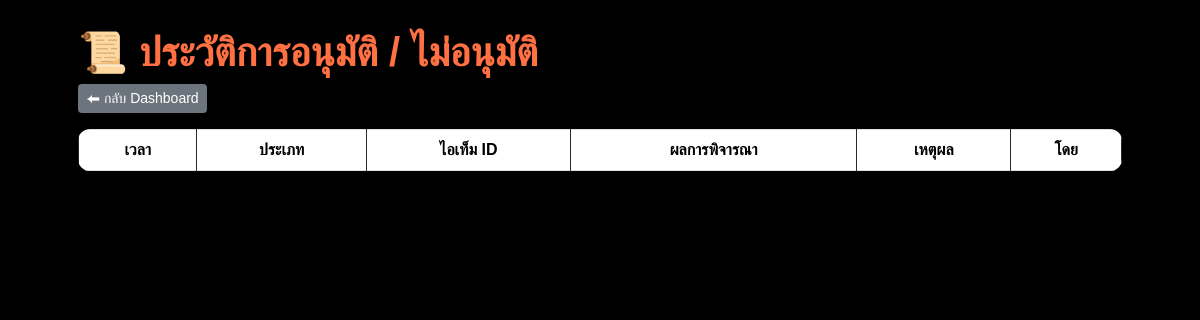
Page /owner/history.php (signed in) on the earlier database version.
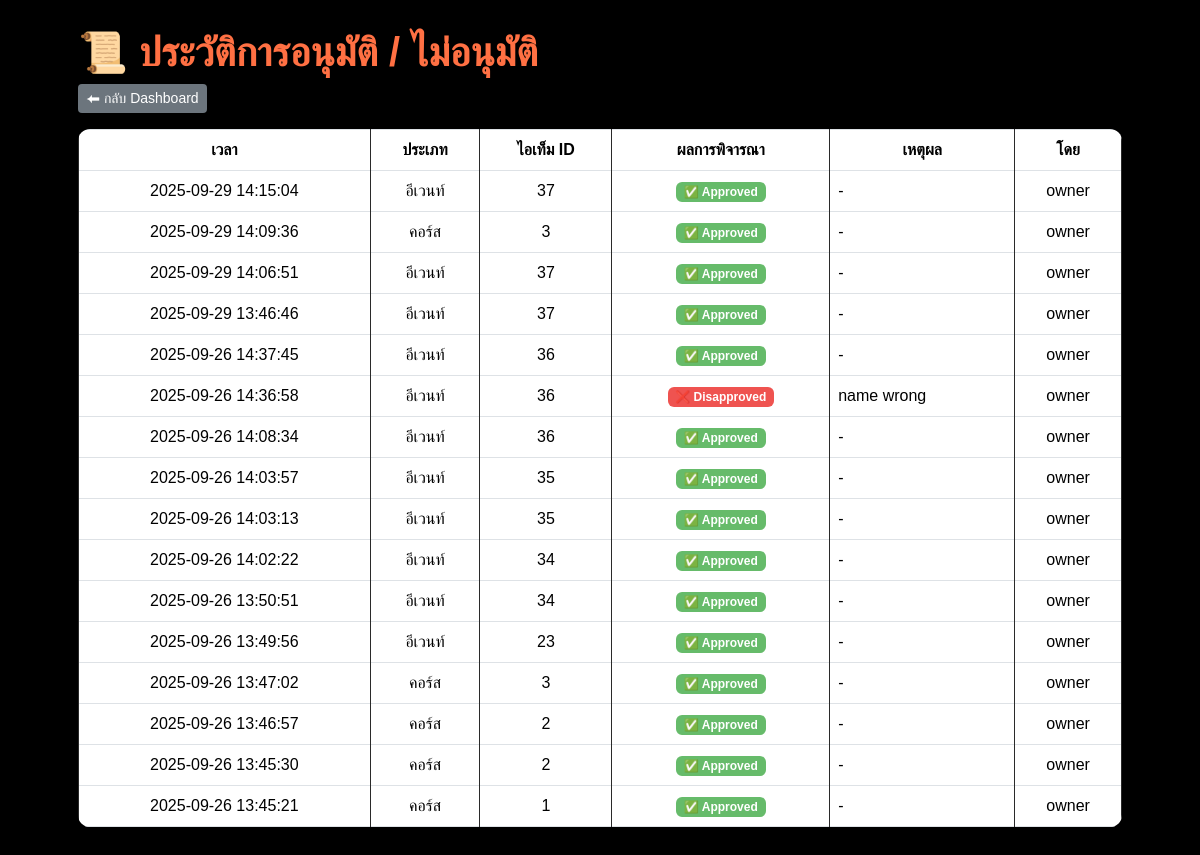
Same page on the later database version.
### tables this page shows
CREATE TABLE `history` (
  `id` int(11) NOT NULL,
  `item_type` enum('course','event') NOT NULL,
  `item_id` int(11) NOT NULL,
  `action` enum('approved','disapproved') NOT NULL,
  `reason` text DEFAULT NULL,
  `owner` varchar(50) NOT NULL,
  `created_at` datetime NOT NULL
);

### owner/history.php (the view, shortened to what this page needs)
<?php
include __DIR__ . '/db_connect.php';
$result = mysqli_query($conn, "SELECT * FROM history ORDER BY created_at DESC");
?>
<!DOCTYPE html>
<html lang="th">
<head>
  <link href="https://cdn.jsdelivr.net/npm/bootstrap@5.3.3/dist/css/bootstrap.min.css" rel="stylesheet">
</head>
<body>
  <div class="container">
    <h1>📜 ประวัติการอนุมัติ / ไม่อนุมัติ</h1>
    <a href="owner_dashboard.php" class="btn btn-back btn-sm mb-3">⬅ กลับ Dashboard</a>
    <table class="table table-bordered align-middle">
      <thead>
        <tr>
          <th>เวลา</th>
          <th>ประเภท</th>
          <th>ไอเท็ม ID</th>
          <th>ผลการพิจารณา</th>
          <th>เหตุผล</th>
          <th>โดย</th>
        </tr>
      </thead>
      <tbody>
        <?php while ($row = mysqli_fetch_assoc($result)) { ?>
          <tr>
            <td><?= $row['created_at'] ?></td>
            <td><?= $row['item_type'] == 'course' ? 'คอร์ส' : 'อีเวนท์' ?></td>
            <td><?= $row['item_id'] ?></td>
            <td>
              <?php if ($row['action'] == 'approved'): ?>
                <span class="badge badge-ok">✅ Approved</span>
              <?php else: ?>
                <span class="badge badge-no">❌ Disapproved</span>
              <?php endif; ?>
            </td>
            <td style="max-width:320px; text-align:left"><?= nl2br(htmlspecialchars($row['reason'] ?: '-')) ?></td>
            <td><?= htmlspecialchars($row['owner']) ?></td>
          </tr>
        <?php } ?>
      </tbody>
    </table>
  </div>
</body>
</html>

### owner/history.php (style rules this page uses)
:root { --bg: #000; --panel: #101010; --panel-2: #161616; --text: #ffa726; --line: #2a2a2a; }
* { font-family: 'Prompt', sans-serif }
body { background: var(--bg); color: var(--text) }
.container { max-width: 1100px; margin: auto; padding: 28px }
h1, h2, h3, h4, h5, h6 { color: #ff7043 !important; font-weight: bold; }
.btn-back { background: #6c757d; color: #fff; border: 0 }
table { background: var(--panel); border-radius: 12px; overflow: hidden; border-color: var(--line) }
thead th { background: var(--panel-2); color: var(--text); border-color: var(--line); text-align: center }
tbody td { border-color: var(--line); color: #f0f0f0; text-align: center; vertical-align: middle }
.badge-ok { background: #66bb6a }
.badge-no { background: #ef5350 }

Differences in the rows shown:
added history: created_at "2025-09-29 14:15:04", item_type "อีเวนท์", item "37", action "✅ Approved", reason "-", owner "owner"
added history: created_at "2025-09-29 14:09:36", item_type "คอร์ส", item "3", action "✅ Approved", reason "-", owner "owner"
added history: created_at "2025-09-29 14:06:51", item_type "อีเวนท์", item "37", action "✅ Approved", reason "-", owner "owner"
added history: created_at "2025-09-29 13:46:46", item_type "อีเวนท์", item "37", action "✅ Approved", reason "-", owner "owner"
added history: created_at "2025-09-26 14:37:45", item_type "อีเวนท์", item "36", action "✅ Approved", reason "-", owner "owner"
added history: created_at "2025-09-26 14:36:58", item_type "อีเวนท์", item "36", action "❌ Disapproved", reason "name wrong", owner "owner"
added history: created_at "2025-09-26 14:08:34", item_type "อีเวนท์", item "36", action "✅ Approved", reason "-", owner "owner"
added history: created_at "2025-09-26 14:03:57", item_type "อีเวนท์", item "35", action "✅ Approved", reason "-", owner "owner"
added history: created_at "2025-09-26 14:03:13", item_type "อีเวนท์", item "35", action "✅ Approved", reason "-", owner "owner"
added history: created_at "2025-09-26 14:02:22", item_type "อีเวนท์", item "34", action "✅ Approved", reason "-", owner "owner"
added history: created_at "2025-09-26 13:50:51", item_type "อีเวนท์", item "34", action "✅ Approved", reason "-", owner "owner"
added history: created_at "2025-09-26 13:49:56", item_type "อีเวนท์", item "23", action "✅ Approved", reason "-", owner "owner"
added history: created_at "2025-09-26 13:47:02", item_type "คอร์ส", item "3", action "✅ Approved", reason "-", owner "owner"
added history: created_at "2025-09-26 13:46:57", item_type "คอร์ส", item "2", action "✅ Approved", reason "-", owner "owner"
added history: created_at "2025-09-26 13:45:30", item_type "คอร์ส", item "2", action "✅ Approved", reason "-", owner "owner"
added history: created_at "2025-09-26 13:45:21", item_type "คอร์ส", item "1", action "✅ Approved", reason "-", owner "owner"
